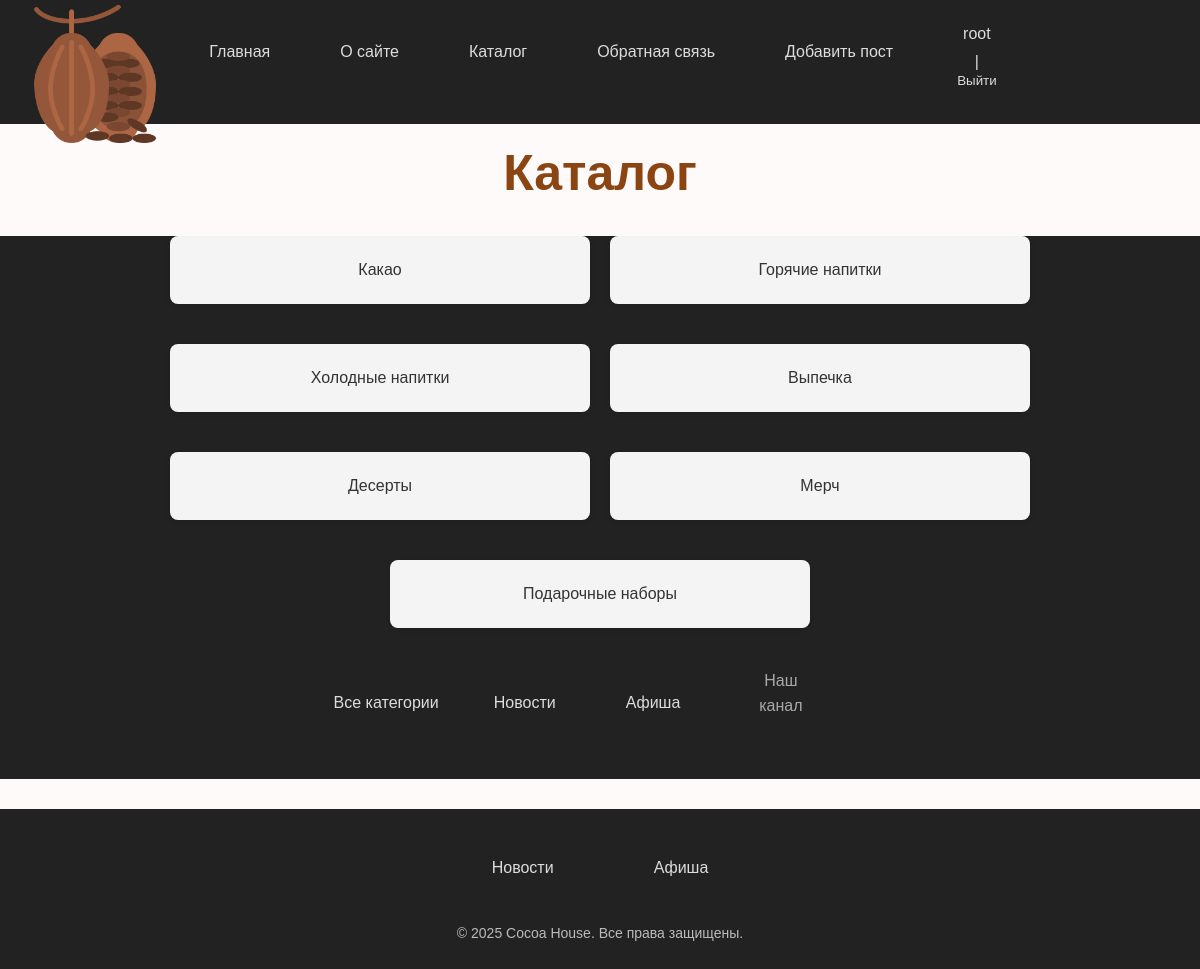
The app's page /catalog/ (signed in) with its own data.
### users/models.py (models this page shows)
class User(AbstractUser):
 photo = models.ImageField(upload_to="users/%Y/%m/%d/",blank=True, null=True, verbose_name="Фотография")
 date_birth = models.DateTimeField(blank=True,null=True, verbose_name="Дата рождения")

### cocoa/models.py (models this page shows, shortened)
class Category(models.Model):
 name = models.CharField(max_length=100, db_index=True, verbose_name="Категория")
 slug = models.SlugField(max_length=255, unique=True, db_index=True)
 class Meta:
  verbose_name = 'Категория'
  verbose_name_plural = 'Категории'

### cocoa/views.py (the view)
# urls.py: path('catalog/', views.catalog, name='catalog'),
def catalog(request):
 return render(request, 'cocoa/catalog.html',{'title': 'Каталог', 'main_menu': main_menu})

### cocoa/templatetags/cocoa_tags.py (called while the page is built)
@register.simple_tag(name='getcats')
def get_categories():
 return Category.objects.all()

@register.inclusion_tag('cocoa/list_categories.html')
def show_categories(cat_selected_id=0):
 cats = Category.objects.all()
 return {"cats": cats, "cat_selected":cat_selected_id}

@register.inclusion_tag('cocoa/list_tags.html')
def show_all_tags():
 return {"tags": TagPost.objects.all()}

@register.simple_tag
def get_menu():
 return views.main_menu

### cocoa/templatetags/menu_tags.py (called while the page is built)
@register.inclusion_tag('cocoa/includes/menu_categories.html')
def show_categorie():
    menu_items = [
        {"name": "Какао", "url": "category_cacao"},
        {"name": "Горячие напитки", "url": "category_hot_drinks"},
        {"name": "Холодные напитки", "url": "category_cold_drinks"},
        {"name": "Выпечка", "url": "category_baking"},
        {"name": "Десерты", "url": "category_desserts"},
        {"name": "Мерч", "url": "category_merch"},
        {"name": "Подарочные наборы", "url": "category_gift_sets"}
    ]
    return {"menu_items": menu_items}

### users/context_processors.py (called while the page is built)
def get_cocoa_context(request):
 return {'mainmenu': main_menu}

### cocoa/templates/cocoa/catalog.html
{% extends 'base.html' %}
{% load menu_tags %}
{% block content %}
<h1 style="text-align: center;">{{ title }}</h1>
<div class="categories-centered">
    {% show_categorie %}
</div>
{% endblock %}

### templates/base.html (shortened to what this page needs)
<!DOCTYPE html>
{% load static %}
{% load cocoa_tags %}
{% load menu_tags %}
{% getcats as categories %}
{% get_menu as main_menu %}
<html>
<head>
    <link type="text/css" href="{% static 'cocoa/css/styles.css' %}" rel="stylesheet" />
</head>
<body>
<div class="header">
   <ul id="mainmenu" class="mainmenu">
    <li class="logo">
        <a href="{% url 'home' %}">
            <img src="{% static 'cocoa/images/cocoa.png' %}" alt="Логотип" class="logo">
        </a>
    </li>
    <li><a href="{% url 'home' %}">Главная</a></li>
    {% for m in mainmenu %}
        <li><a href="{% url m.url_name %}">{{ m.title }}</a></li>
    {% endfor %}
    {% if user.is_authenticated %}
        <li class="last">
            <a href="{% url 'users:profile' %}">{{ user.username }}</a> |
            <form action="{% url 'users:logout' %}" method="post" style="display:inline;">
                <button type="submit" style="background:none; border:none; padding:0; color:#ddd; cursor:pointer;">
                    Выйти
                </button>
            </form>
        </li>
    {% else %}
        <li class="last">
            <a href="{% url 'users:login' %}">Войти</a> |
            <a href="{% url 'users:register' %}">Регистрация</a>
        </li>
    {% endif %}
</ul>
</div>
{% block content %}
{% endblock %}
<td valign="top" class="left-chapters">
    <ul id="leftchapters">
        {% if cat_selected == 0 or cat_selected is None %}
            <li class="selected">Все категории</li>
        {% else %}
            <li><a href="{% url 'home' %}">Все категории</a></li>
        {% endif %}
        {% show_categories cat_selected_id=cat_selected %}
        <li class="share">
            <p>Наш канал</p>
            <a class="share-yt" href="..." target="_blank" rel="nofollow"></a>
        </li>
        <li>{% show_all_tags %}</li>
    </ul>
</td>
<footer class="footer">
    <div class="footer-container">
        <ul class="footer-categories">
            {% for cat in categories %}
                <li><a href="{% url 'category' cat.id %}">{{ cat.name }}</a></li>
            {% endfor %}
        </ul>
        <p>&copy; 2025 Cocoa House. Все права защищены.</p>
    </div>
</footer>
</body>
</html>

### cocoa/templates/cocoa/list_categories.html
{% for cat in cats %}
 {% if cat.id == cat_selected %}
 <li
class="selected">{{cat.name}}</li>
 {% else %}
 <li><a href="{{ cat.get_absolute_url
}}">{{cat.name}}</a></li>
 {% endif %}
{% endfor %}

### cocoa/static/cocoa/css/styles.css (style rules this page uses)
body { font-family: Arial, sans-serif; background-color: #FFFAFA; color: #333; margin: 0; padding: 0; }
li { color: #ddd; text-align: center; display: flex; flex-direction: column; align-items: center; justify-content: center; margin-bottom: 20px; }
form { max-width: 600px; margin: 0 auto; }
ul { list-style: none; padding: 0; margin: 0; background-color: #222; overflow: hidden; display: flex; justify-content: center; }
ul li { padding: 15px 20px; }
ul li a { color: #ddd; text-decoration: none; transition: color 0.3s; display: block; padding: 10px 15px; }
h1 { text-align: center; margin-top: 20px; color: #8B4513; font-size: 50px; }
p { text-align: center; line-height: 1.6; padding: 5px; color: #A9A9A9; width: 80%; max-width: 600px; margin: 0 auto; }
.logo { position: absolute; top: 0px; left: 10px; width: 150px; height: auto; z-index: 10; }
body { font-family: Arial, sans-serif; background-color: #FFFAFA; color: #333; margin: 0; padding: 0; display: flex; flex-direction: column; min-height: 100vh; }
.footer { background-color: #222; color: #fff; text-align: center; padding: 20px 0; margin-top: 30px; }
.footer-container { max-width: 1000px; margin: 0 auto; }
.footer-categories { list-style: none; padding: 0; margin: 0; display: flex; justify-content: center; flex-wrap: wrap; }
.footer-categories li { margin: 5px 15px; }
.footer-categories li a { color: #ddd; text-decoration: none; font-size: 16px; transition: color 0.3s; }
.footer p { margin-top: 10px; font-size: 14px; color: #bbb; }

### records on screen
User: username "root"
Category: name "Новости"
Category: name "Афиша"

### other values on screen
{{ m.title }} "О сайте" "Каталог" "Обратная связь" "Добавить пост"
{{ title }} "Каталог"
{{ menu_item.name }} "Какао" "Горячие напитки" "Холодные напитки" "Выпечка" "Десерты" "Мерч" "Подарочные наборы"
